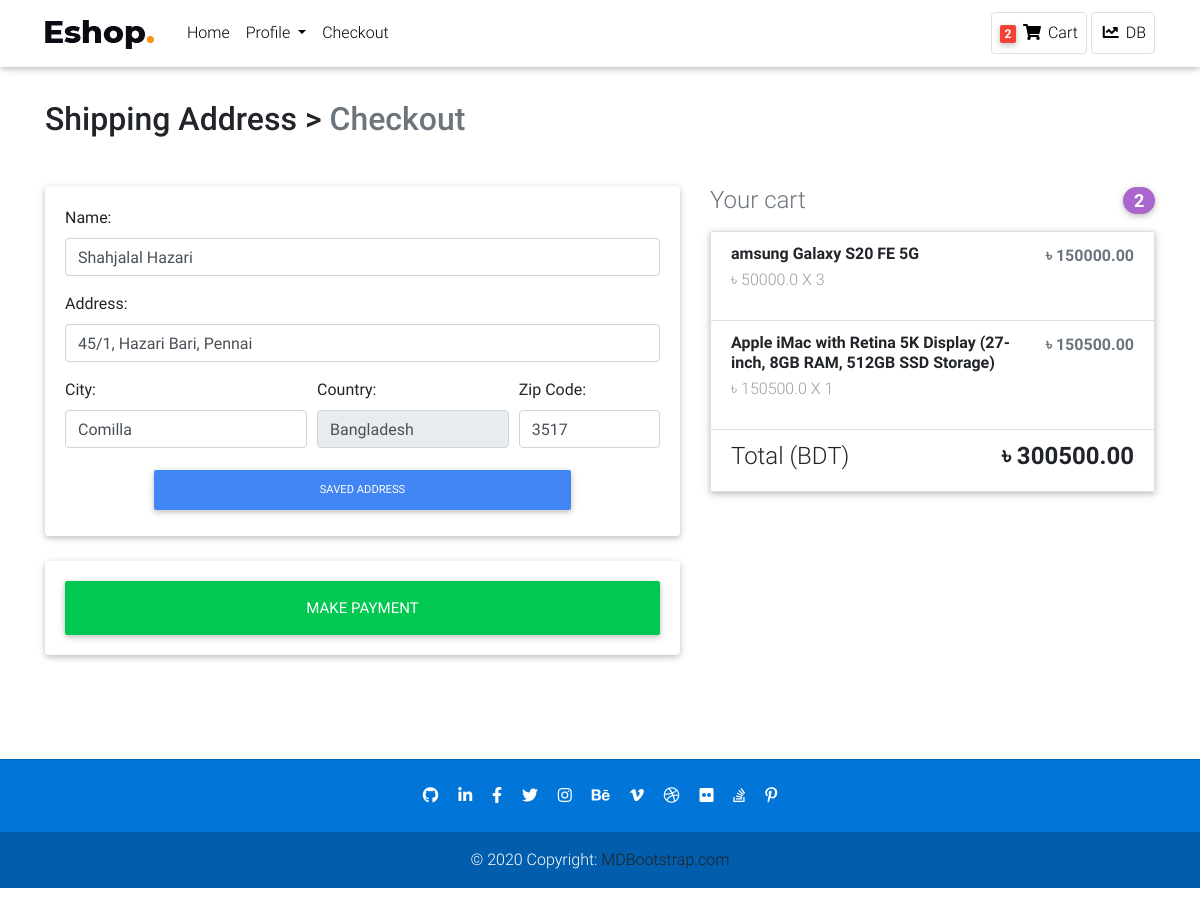
The page /checkout/ (signed in) on the database its author committed.
### Account/models.py (models this page shows, shortened)
class User(AbstractBaseUser, PermissionsMixin):
    email = models.EmailField(unique=True, null=False)
    is_staff = models.BooleanField(
        _('Staff Status'),
        default=False,
        help_text=_("Degisnates whether the user can log in this site")
    )
    is_active = models.BooleanField(
        _("Active"),
        default=True,
        help_text=_("Deginates whether this user should be treated as active. Unselect this instead of deleting accounts.")
    )
    USERNAME_FIELD = 'email'
    objects = MyUserManager()

### Order/models.py (models this page shows, shortened)
class Order(models.Model):
    orderitems = models.ManyToManyField(Cart)
    user = models.ForeignKey(settings.AUTH_USER_MODEL, on_delete=models.CASCADE, related_name='order')
    ordered = models.BooleanField(default=False)
    paymentId = models.CharField(max_length=264, blank=True, null=True)
    orderId = models.CharField(max_length=200, blank=True, null=True)
    created = models.DateTimeField(auto_now_add=True)
    def get_totals(self):
        total = 0
        for order_item in self.orderitems.all():
            total += float(order_item.get_total())
        return total

class Cart(models.Model):
    user = models.ForeignKey(settings.AUTH_USER_MODEL, on_delete=models.CASCADE, related_name='cart')
    item = models.ForeignKey(Item, on_delete=models.CASCADE)
    quantity = models.IntegerField(default=1)
    purchased = models.BooleanField(default=False)
    created = models.DateTimeField(auto_now_add=True)
    updated = models.DateTimeField(auto_now=True)
    def get_total(self):
        total = self.item.price * self.quantity
        float_total = format(total, '0.2f')
        return float_total

### Payment/models.py (models this page shows, shortened)
class BillingAddress(models.Model):
    user = models.ForeignKey(settings.AUTH_USER_MODEL, on_delete=models.CASCADE, related_name='billing_address')
    name = models.CharField(max_length=50, blank=True)
    address = models.CharField(max_length=264, blank=True)
    city = models.CharField(max_length=30, blank=True)
    zip_code = models.CharField(max_length=10, blank=True)
    country = models.CharField(max_length=30, blank=True)
    def is_fully_filled(self):
        field_names = [f.name for f in self._meta.get_fields()]
        for field_name in field_names:
            value = getattr(self, field_name)
            if value is None or value =='':
                return False
        return True
    class Meta:
        verbose_name_plural = "Billing Addresses"

### Store/models.py (models this page shows, shortened)
class Item(models.Model):
    item_name = models.CharField(max_length=264)
    main_image = models.ImageField(upload_to="ItemImage")
    category = models.ForeignKey(Category, on_delete=models.CASCADE, related_name='category')
    description = models.TextField()
    price = models.FloatField()
    old_price = models.FloatField(default=0.00)
    label = models.CharField(choices=LABEL, max_length=2, blank=True)
    created = models.DateTimeField(auto_now_add=True)
    class Meta:
        ordering = ['-created']

### Payment/views.py (the view)
# urls.py: path('checkout/', views.checkout, name='checkout'),
@login_required
def checkout(request):
    saved_address = BillingAddress.objects.get_or_create(user=request.user)
    saved_address = saved_address[0]
    if request.method == "POST":
        form = BillingAddressForm(request.POST, instance=saved_address)
        if form.is_valid():
            form.save()
            form = BillingAddressForm(instance=saved_address)
            messages.success(request, "Address Saved!")
    else:
        form = BillingAddressForm(instance=saved_address)
    order_qs = Order.objects.filter(user=request.user, ordered=False)
    order_items = order_qs[0].orderitems.all()
    order_total = order_qs[0].get_totals()
    return render(request, 'Payment/checkout.html', {'form': form, 'order_items': order_items, 'order_total': order_total, 'saved_address': saved_address})

### Payment/forms.py
class BillingAddressForm(forms.ModelForm):
    name = forms.CharField(label="", required=False, widget=forms.TextInput(attrs={'class': "form-control"}))
    address = forms.CharField(label="", required=False, widget=forms.TextInput(attrs={'class': "form-control"}))
    city = forms.CharField(label="", required=False, widget=forms.TextInput(attrs={'class': "form-control"}))
    zip_code = forms.CharField(label="", required=False, widget=forms.TextInput(attrs={'class': "form-control"}))
    country = forms.CharField(label="", required=False, widget=forms.TextInput(attrs={'class': "form-control", 'value': "Bangladesh", 'readonly': 'readonly'}))
    class Meta:
        model = BillingAddress
        fields = ['name','address', 'city', 'zip_code', 'country']

### Order/templatetags/cart_tag.py (called while the page is built)
@register.filter
def item_total(user):
    order = Order.objects.filter(user=user, ordered=False)
    if order.exists():
        return order[0].orderitems.count()
    else:
        return 0

### templates/Payment/checkout.html (shortened to what this page needs)
{% extends 'base.html' %}
{% load static %}
{% load cart_tag %}
{% block BodyBlock %}
<h2 class="my-5 h2">Shipping Address > <span class="text-muted">Checkout</span></h2>
<div class="row">
  <div class="col-md-7 mb-4">
    <div class="card">
      <div class="card-body">
        <form method="POST">
          <div class="form-group">
              <label>Name:</label>
              {{ form.name }}
            </div>
          <div class="form-group">
            <label>Address:</label>
            {{ form.address }}
          </div>
          <div class="form-row">
            <div class="form-group col-md-5">
              <label>City:</label>
              {{ form.city }}
            </div>
            <div class="form-group col-md-4">
              <label>Country:</label>
              {{ form.country }}
            </div>
            <div class="form-group col-md-3">
              <label>Zip Code:</label>
              {{ form.zip_code }}
            </div>
          </div>
          <div class="text-center">
            <button class="btn btn-primary btn-md" type="submit" style="width:70%;">Saved Address</button>
          </div>
        </form>
      </div>
    </div>
    <div class="card m-t-25">
      <div class="card-body">
        {% if saved_address.is_fully_filled %}
          <a href="{% url 'payment:payment' %}" class="btn btn-success btn-lg btn-block">Make Payment</a>
        {% else %}
          <div class="alert alert-warning">
            <p>Please fill up all the information to make payment.</p>
          </div>
        {% endif %}
      </div>
    </div>
  </div>
  <div class="col-md-5 mb-4">
    <h4 class="d-flex justify-content-between align-items-center mb-3">
      <span class="text-muted">Your cart</span>
      <span class="badge badge-secondary badge-pill">{{ request.user | item_total }}</span>
    </h4>
    <ul class="list-group mb-3 z-depth-1">
      {% for order_item in order_items %}
        <li class="list-group-item d-flex justify-content-between lh-condensed">
          <div style="width: 75%;">
            <h6 class="my-0 font-weight-bold">{{ order_item.item.item_name }}</h6>
            <p class="grey-text m-t-5">&#2547; {{ order_item.item.price }} X {{ order_item.quantity }}</p>
          </div>
          <span class="text-muted text-right font-weight-bold">&#2547; {{ order_item.get_total }}</span>
        </li>
      {% endfor %}
      <li class="list-group-item d-flex justify-content-between">
        <h4>Total (BDT)</h4>
        <h4 class="text-right font-weight-bold">&#2547; {{ order_total | floatformat:2 }}</h4>
      </li>
    </ul>
  </div>
</div>
{% endblock %}

### templates/navbar.html (shortened to what this page needs)
{% load static %}
{% load cart_tag %}
<nav class="navbar fixed-top navbar-expand-lg navbar-light white scrolling-navbar">
    <div class="container">
        <a class="navbar-brand waves-effect" href="{% url 'store:home' %}">
            <img src="{% static 'img/logo.png' %}" class="mr-2" alt="Eshop">
        </a>
        <div class="collapse navbar-collapse" id="navbarSupportedContent">
            <ul class="navbar-nav mr-auto">
                <li class="nav-item">
                    <a class="nav-link waves-effect" href="{% url 'store:home' %}">Home</a>
                </li>
                {% if request.user.is_authenticated %}
                    <li class="nav-item mr-3 mr-lg-0 dropdown">
                        <a class="nav-link dropdown-toggle" href="#" id="navbarDropdown" role="button" data-toggle="dropdown" aria-expanded="false">
                            Profile
                        </a>
                    </li>
                    <li class="nav-item">
                        <a class="nav-link waves-effect" href="{% url 'payment:checkout' %}">Checkout</a>
                    </li>
                {% endif %}
            </ul>
            {% if request.user.is_authenticated %}
                <ul class="navbar-nav d-flex flex-row">
                    <li class="nav-item mr-3 mr-lg-0">
                        <a href="{% url 'order:cart' %}" class="nav-link border border-light rounded waves-effect">
                            <span class="badge red z-depth-1">{{ request.user | item_total }}</span>
                            <i class="fas fa-shopping-cart mr-1"></i>Cart
                        </a>
                    </li>
                    {% if request.user.is_staff %}
                        <li class="nav-item">
                            <a href="http://127.0.0.1:8000/admin/" class="nav-link border border-light rounded waves-effect ml-1" target="_blank">
                                <i class="fas fa-chart-line"></i> DB
                            </a>
                        </li>
                    {% endif %}
                </ul>
            {% endif %}
        </div>
    </div>
</nav>

### templates/base.html (style rules this page uses)
.card { height: auto; }

### rows shown on the page
User: user|item_total "2"
BillingAddress: name "Shahjalal Hazari", address "45/1, Hazari Bari, Pennai", city "Comilla", country "Bangladesh", zip_code "3517"
Cart: item.item_name "amsung Galaxy S20 FE 5G", item.price "50000.0", quantity "3", get_total "150000.00"
Cart: item.item_name "Apple iMac with Retina 5K Display (27-inch, 8GB RAM, 512GB SSD Storage)", item.price "150500.0", quantity "1", get_total "150500.00"

### other values the page prints
{{ order_total | floatformat:2 }} "300500.00"
